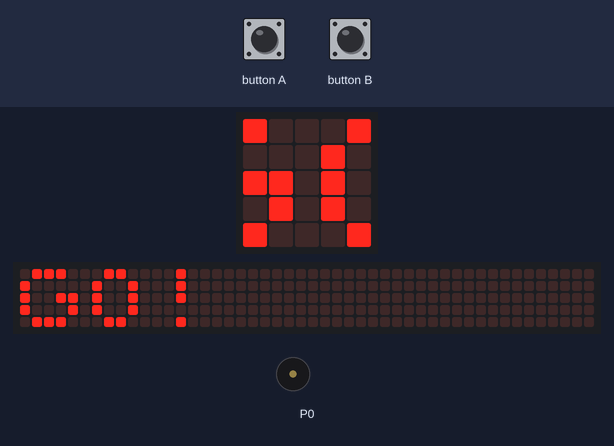
Bench run of a program on a simulated BBC micro:bit (MakeCode). Parts: the board's 5×5 LED display, a strip that is not on the board, showing the scrolling text unrolled, buzzer (waves = sounding). The test bench sets the inputs (shaded band). The 48×5 strip is a reading aid, not a part: it shows the text the display is scrolling, unrolled, one strip-width of it at a time; the run ends where the board's game-over animation would start. At 8.1 s the program stops and its outputs stay as they are.

Above: at 1.27 s.
1.3 s: button B pressed for 0.15 s
At 1.57 s:
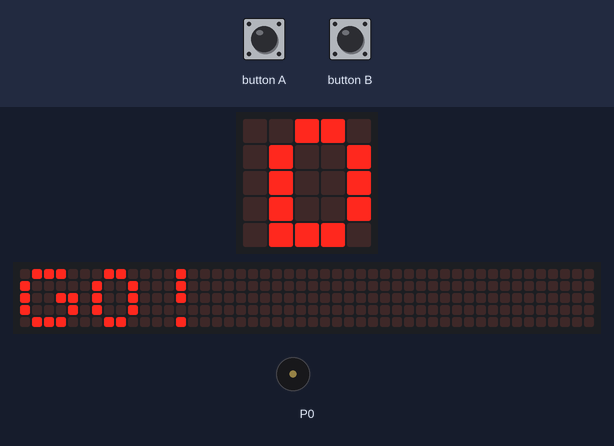
2.0 s: button A pressed for 0.15 s
At 3.4 s:
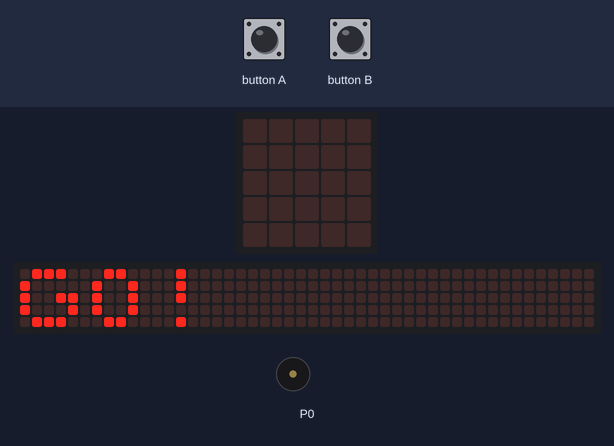
At 8.4 s:
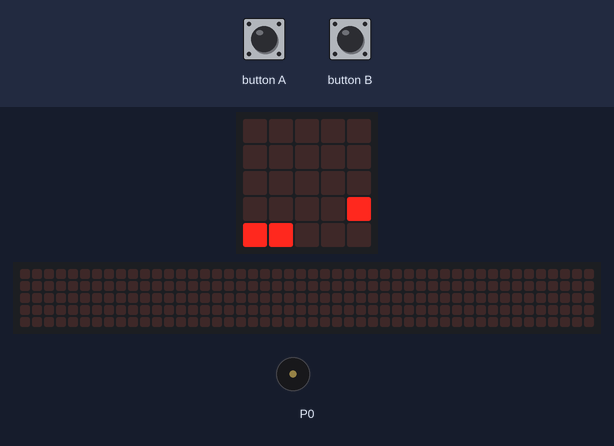
Timing chart, 0 to 9.6 s (numbered marks = the images above; inputs shaded):
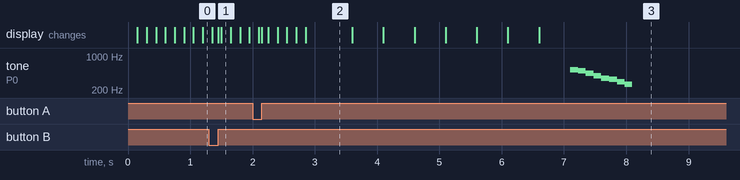

The program:

main.ts
```typescript
let bar_x = 0
let point = 0
let interval = 0
let interval_step = 0
let ball_x = 0
let ball_y = 0
let ball_dx = 0
let ball_dy = 0
let in_game = false
input.onButtonPressed(Button.A, function () {
    if (bar_x > 0) {
        led.unplot(bar_x + 1, 4)
        bar_x = bar_x - 1
        led.plot(bar_x, 4)
    }
})
input.onButtonPressed(Button.B, function () {
    if (bar_x < 3) {
        led.unplot(bar_x, 4)
        bar_x = bar_x + 1
        led.plot(bar_x + 1, 4)
    }
})
basic.forever(function () {
    point = 0
    interval = 500
    interval_step = 10
    ball_x = 3
    ball_y = 4
    ball_dx = -1
    ball_dy = -1
    bar_x = 0
    basic.showString("GO!")
    led.plot(ball_x, ball_y)
    led.plot(bar_x, 4)
    led.plot(bar_x + 1, 4)
    in_game = true
    while (in_game) {
        if (ball_x + ball_dx > 4) {
            ball_dx = ball_dx * -1
        } else if (ball_x + ball_dx < 0) {
            ball_dx = ball_dx * -1
        }
        if (ball_y + ball_dy < 0) {
            ball_dy = ball_dy * -1
        } else if (ball_y + ball_dy > 3) {
            if (led.point(ball_x + ball_dx, ball_y + ball_dy)) {
                ball_dy = ball_dy * -1
                point = point + 1
                if (interval - interval_step >= 0) {
                    music.play(music.tonePlayable(262, music.beat(BeatFraction.Sixteenth)), music.PlaybackMode.UntilDone)
                    interval = interval - interval_step
                }
            } else {
                in_game = false
                music.play(music.stringPlayable("C5 B A G F E D C ", 500), music.PlaybackMode.UntilDone)
            }
        }
        if (in_game) {
            led.plot(ball_x + ball_dx, ball_y + ball_dy)
            led.unplot(ball_x, ball_y)
            ball_x = ball_x + ball_dx
            ball_y = ball_y + ball_dy
            basic.pause(interval)
        } else {
            game.setScore(point)
            game.gameOver()
        }
    }
})
```

test.ts
```typescript
// テストはここに来ます。このパッケージが拡張機能として使用されるときにはコンパイルされません。
```

Measured:
- after the input at 1.3 s, the display: first differs from a run without the input after 0.15 s (image 1 shows a later state)
- after the input at 2.0 s, the display: first differs from a run without the input after 0.15 s (image 3 shows a later state)
- by itself, tone on P0: plays 523 Hz for 0.13 s, 494 Hz for 0.13 s, 440 Hz for 0.13 s, 392 Hz for 0.13 s, 349 Hz for 0.13 s, 330 Hz for 0.13 s … (8 notes in this stretch)
- what the display in image 2 shows lasts 0.7 s, from 2.9 s to 3.6 s
